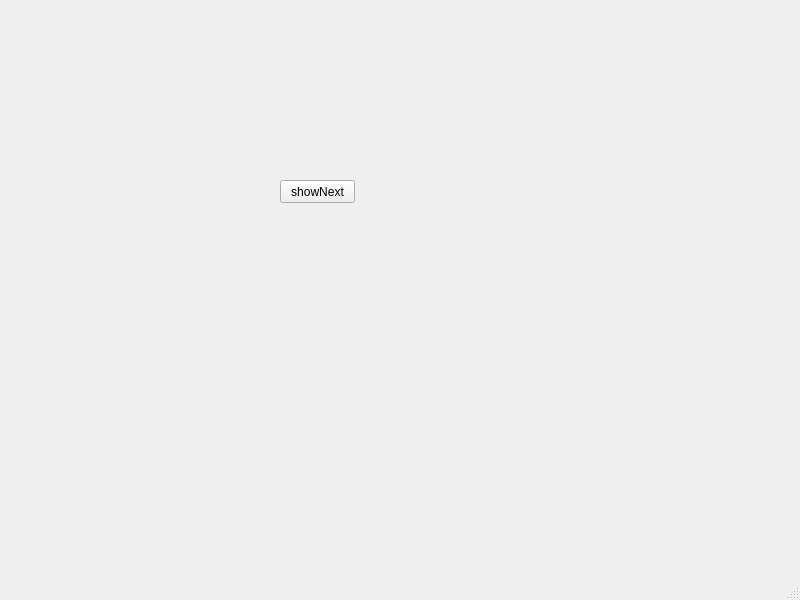
<?xml version="1.0" encoding="UTF-8"?>
<ui version="4.0">
 <class>MainWindow</class>
 <widget class="QMainWindow" name="MainWindow">
  <property name="geometry">
   <rect>
    <x>0</x>
    <y>0</y>
    <width>800</width>
    <height>600</height>
   </rect>
  </property>
  <property name="windowTitle">
   <string>MainWindow</string>
  </property>
  <widget class="QWidget" name="centralwidget">
   <widget class="QPushButton" name="pushButton">
    <property name="geometry">
     <rect>
      <x>280</x>
      <y>180</y>
      <width>75</width>
      <height>23</height>
     </rect>
    </property>
    <property name="text">
     <string>showNext</string>
    </property>
   </widget>
  </widget>
  <widget class="QMenuBar" name="menubar">
   <property name="geometry">
    <rect>
     <x>0</x>
     <y>0</y>
     <width>800</width>
     <height>23</height>
    </rect>
   </property>
  </widget>
  <widget class="QStatusBar" name="statusbar"/>
 </widget>
 <resources/>
 <connections/>
</ui>
